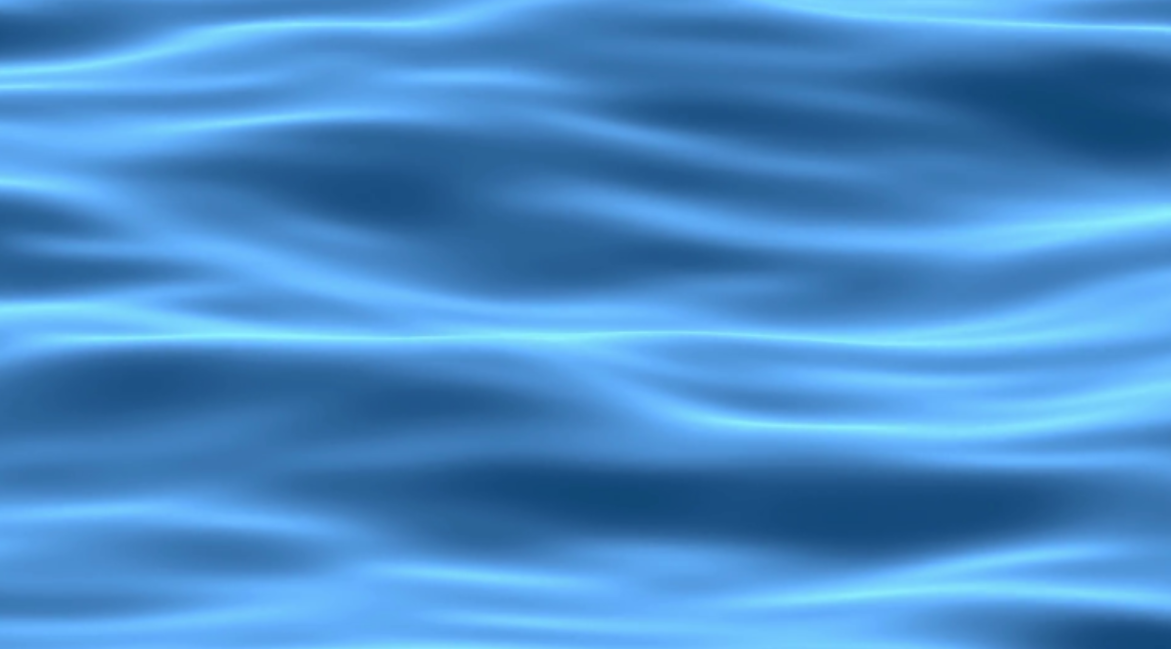
#> input picture images/waves.png, 1171 x 649 px
$ python algorithm.py
#> lines starting #> are read from the running program, lines starting #| are printed output that depends on the picture
"""
Core library: block-wise 8x8 DCT-2, compression/decompression by quantization
and by frequency filtering.
"""
import numpy as np
import matplotlib.pyplot as plt
import math
import matplotlib.image as mpimg

def initialize_image(image_path):
#> called with image_path = '../images/waves.png'
    img = mpimg.imread(image_path)
#> img is the input picture: shape (649, 1171, 3) float32; mean R, G, B 0.288, 0.551, 0.79
    if len(img.shape) == 2 or img.shape[2] < 3:
        raise ValueError("The image must have three color channels (RGB).")
    img = (img * 255) if img.dtype != np.uint8 else (img / np.max(img)) * 255
    img = np.array(img, dtype=int)
    nrows, ncols, _ = img.shape
#> nrows = 649; ncols = 1171
    nrows -= nrows % 8
#> nrows = 648
    ncols -= ncols % 8
#> ncols = 1168
    img = img[:nrows, :ncols, :] - 128
#> img: shape (648, 1168, 3) int64
    return img, nrows, ncols

def create_dct_matrix(n=8):
    P = np.zeros((n, n))
    for k in range(n):
        for i in range(n):
            P[k, i] = (1 / math.sqrt(n) if k == 0 else
                       math.sqrt(2 / n) * math.cos((2 * i + 1) * k * math.pi / (2 * n)))
    return P

def compress_by_quantization(image, P, Q):
    compressed = np.zeros_like(image)
    nrows, ncols, _ = image.shape

    for c in range(3):
        for i in range(0, nrows, 8):
            for j in range(0, ncols, 8):
                block = image[i:i+8, j:j+8, c]
                D = np.dot(P, np.dot(block, P.T))
                compressed_block = np.round(D / Q)
                compressed[i:i+8, j:j+8, c] = compressed_block

    compression_rate = 100 - round(np.count_nonzero(compressed) / (nrows * ncols * 3) * 100)
    return compressed, compression_rate


def compress_by_filter(image, P, cutoff):
    compressed = np.zeros_like(image)
    nrows, ncols, _ = image.shape

    for c in range(3):
        for i in range(0, nrows, 8):
            for j in range(0, ncols, 8):
                block = image[i:i+8, j:j+8, c]
                D = np.dot(P, np.dot(block, P.T))
                for m in range(8):
                    for n in range(8):
                        if m + n >= cutoff:
                            D[m, n] = 0
                compressed[i:i+8, j:j+8, c] = D

    compression_rate = 100 - round(np.count_nonzero(compressed) / (nrows * ncols * 3) * 100)
    return compressed, compression_rate


def decompress_by_filter(compressed, P, n=8):
    nrows, ncols, _ = compressed.shape
    decompressed = np.zeros_like(compressed)

    for c in range(3):
        for i in range(0, nrows, n):
            for j in range(0, ncols, n):
                block = compressed[i:i+n, j:j+n, c]
                M_tilde = np.dot(P.T, np.dot(block, P))
                decompressed[i:i+n, j:j+n, c] = M_tilde

    decompressed = np.clip(decompressed + 128, 0, 255)
    return decompressed


def decompress_by_quantization(compressed, P, Q, n=8):
    nrows, ncols, _ = compressed.shape
    decompressed = np.zeros_like(compressed)

    for c in range(3):
        for i in range(0, nrows, n):
            for j in range(0, ncols, n):
                block = compressed[i:i+n, j:j+n, c]
                D_tilde = block * Q
                M_tilde = np.dot(P.T, np.dot(D_tilde, P))
                decompressed[i:i+n, j:j+n, c] = M_tilde

    decompressed = np.clip(decompressed + 128, 0, 255)
    return decompressed


if __name__ == "__main__":
    image_path = "../images/waves.png"  # <- change this path to test another image
    image, nrows, ncols = initialize_image(image_path)
#> nrows = 648; ncols = 1168

    P = create_dct_matrix()

    Q = np.array([[16, 11, 10, 16, 24, 40, 51, 61],
                  [12, 12, 13, 19, 26, 58, 60, 55],
                  [14, 13, 16, 24, 40, 57, 69, 56],
                  [14, 17, 22, 29, 51, 87, 80, 62],
                  [18, 22, 37, 56, 68, 109, 103, 77],
                  [24, 35, 55, 64, 81, 104, 113, 92],
                  [49, 64, 78, 87, 103, 121, 120, 101],
                  [72, 92, 95, 98, 112, 100, 103, 99]])

    cutoff = 6

    compressed_q, rate = compress_by_quantization(image, P, Q)
#> after the loop in compress_by_quantization, `for c in range(3):`:
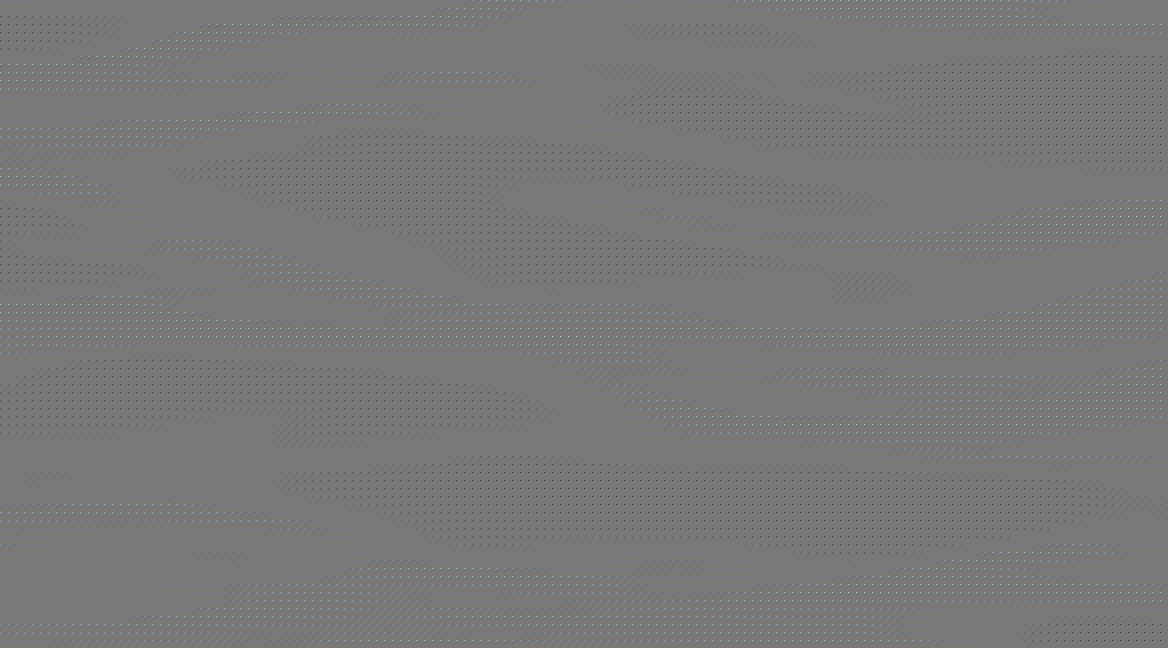
#> compressed: shape (648, 1168, 3) int64; mean R, G, B -0.4, 0.1, 0.6; drawn with min black and max white
#> in compress_by_quantization, `compression_rate = 100 - round(np.count_nonzero(compressed) / (nrows *..`: compression_rate = 96
#> rate = 96
    decompressed_q = decompress_by_quantization(compressed_q, P, Q)

    compressed_f, rate_f = compress_by_filter(image, P, cutoff)
#> in compress_by_filter, `compression_rate = 100 - round(np.count_nonzero(compressed) / (nrows *..`: compression_rate = 89
#> rate_f = 89
    decompressed_f = decompress_by_filter(compressed_f, P)


    plt.subplot(1, 3, 1)
    plt.imshow((image + 128).clip(0, 255))
    plt.title('Original image')

    plt.subplot(1, 3, 2)
    plt.imshow(decompressed_q)
    plt.title(f'Quantization decompression\ncompression: {rate}%')

    plt.subplot(1, 3, 3)
    plt.imshow(decompressed_f)
    plt.title(f'Filter decompression, cutoff={cutoff}\ncompression: {rate_f}%')

    plt.show()
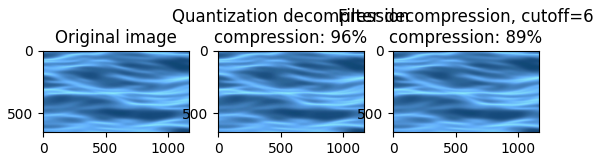
#> figure drawn by matplotlib, 3 panels

$ run again, with images/clover.png copied over images/waves.png
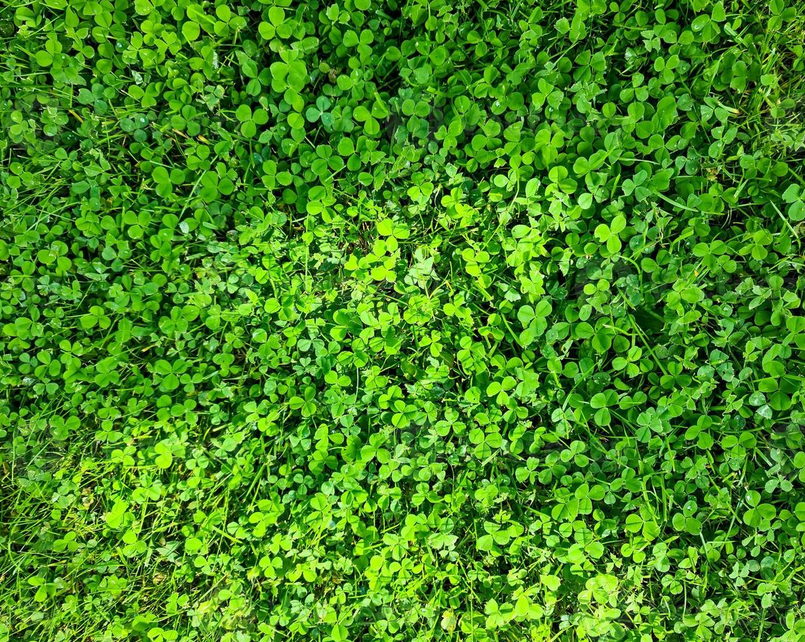
#> input picture images/clover.png, 805 x 642 px
#> in initialize_image, img is the input picture: shape (642, 805, 3) float32; mean R, G, B 0.284, 0.537, 0.124
#> `image, nrows, ncols = initialize_image(image_path)`: nrows = 640; ncols = 800
#> in compress_by_quantization, `compression_rate = 100 - round(np.count_nonzero(compressed) / (nrows *..`: compression_rate = 66
#> after the loop in decompress_by_quantization, `for c in range(3):`:
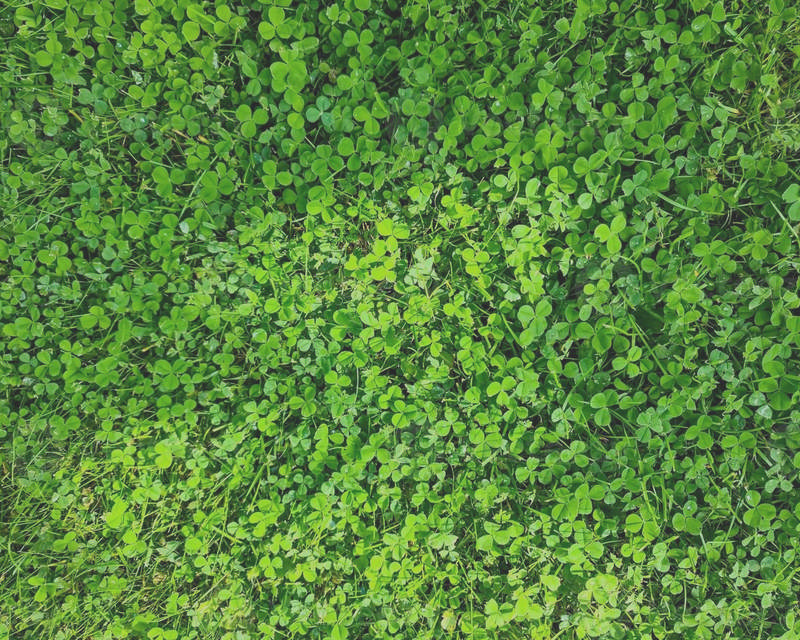
#> decompressed: shape (640, 800, 3) int64; mean R, G, B -55.3, 9, -95.8; drawn with min black and max white
#> in compress_by_filter, `compression_rate = 100 - round(np.count_nonzero(compressed) / (nrows *..`: compression_rate = 68
#> `plt.show()`:
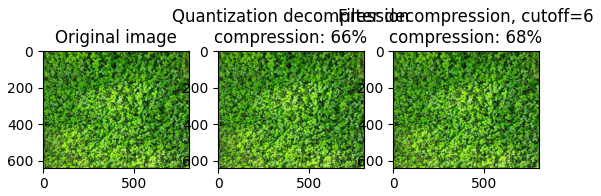
#> figure drawn by matplotlib, 3 panels

$ run again, with images/salt_pepper_noisy.png copied over images/waves.png
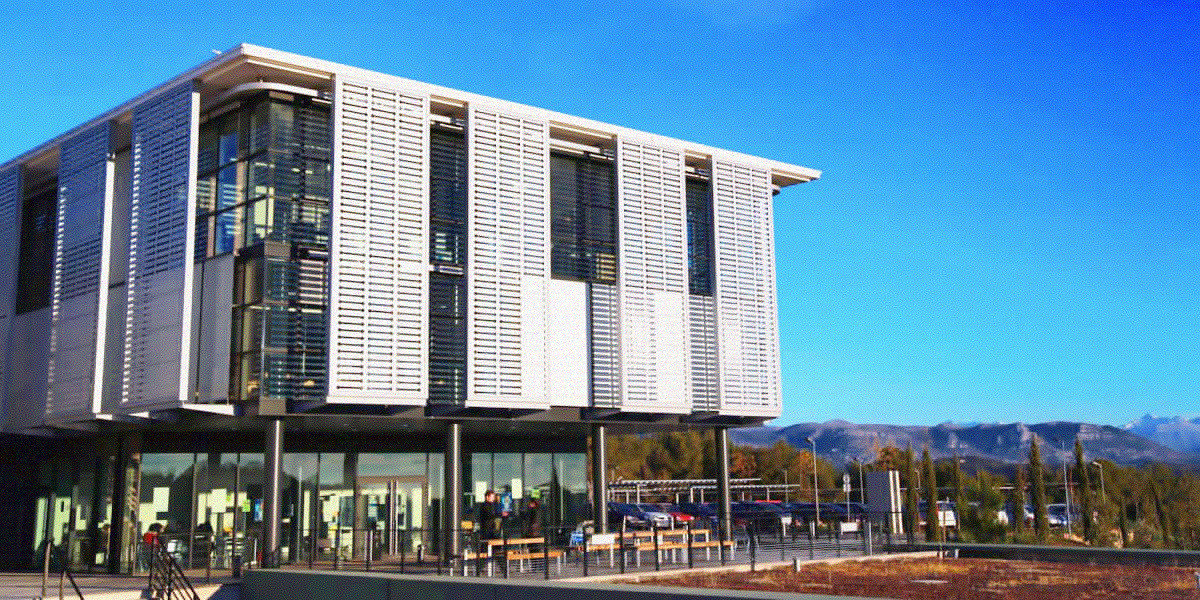
#> input picture images/salt_pepper_noisy.png, 1200 x 600 px
#> in initialize_image, img is the input picture: shape (600, 1200, 4) float32; mean R, G, B, A 0.38, 0.523, 0.632, 1
#> `image, nrows, ncols = initialize_image(image_path)`: nrows = 600; ncols = 1200
#> in compress_by_quantization, `compression_rate = 100 - round(np.count_nonzero(compressed) / (nrows *..`: compression_rate = 86
#> after the loop in decompress_by_quantization, `for c in range(3):`:
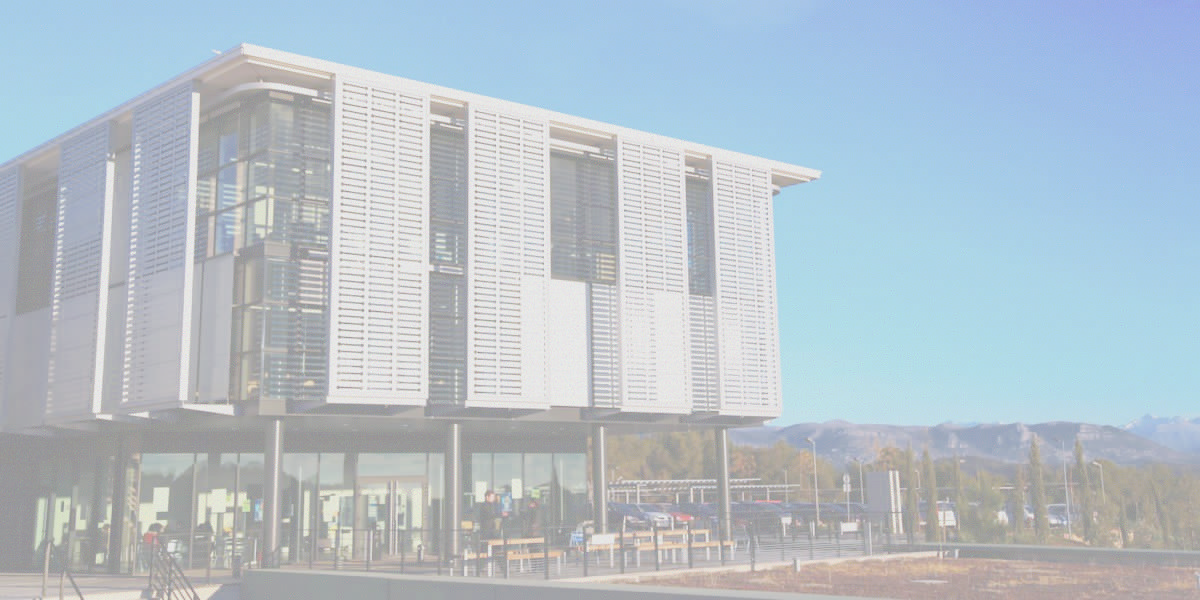
#> decompressed: shape (600, 1200, 4) int64; mean R, G, B, A -30.8, 5.2, 33, 0; transparent parts drawn white
#> in compress_by_filter, `compression_rate = 100 - round(np.count_nonzero(compressed) / (nrows *..`: compression_rate = 69
#> `plt.show()`:
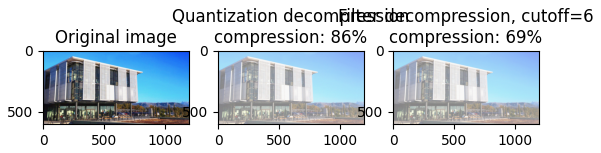
#> figure drawn by matplotlib, 3 panels
